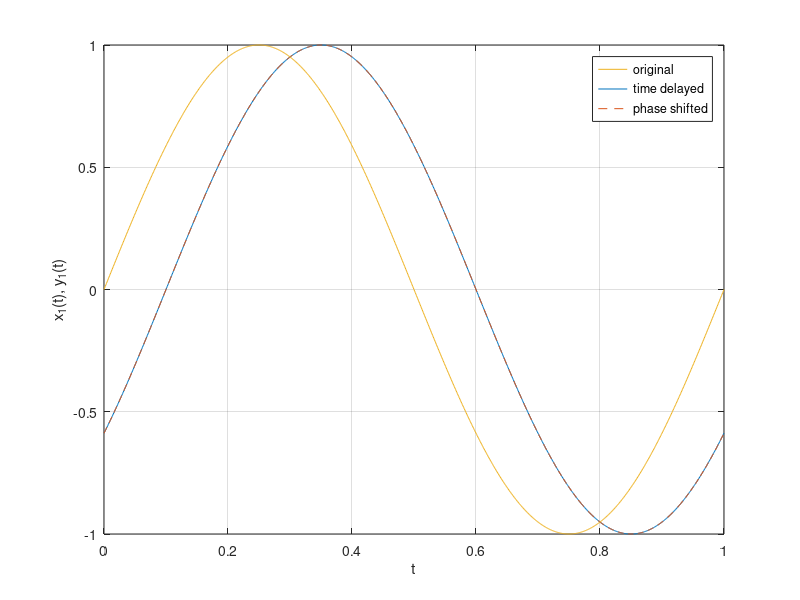
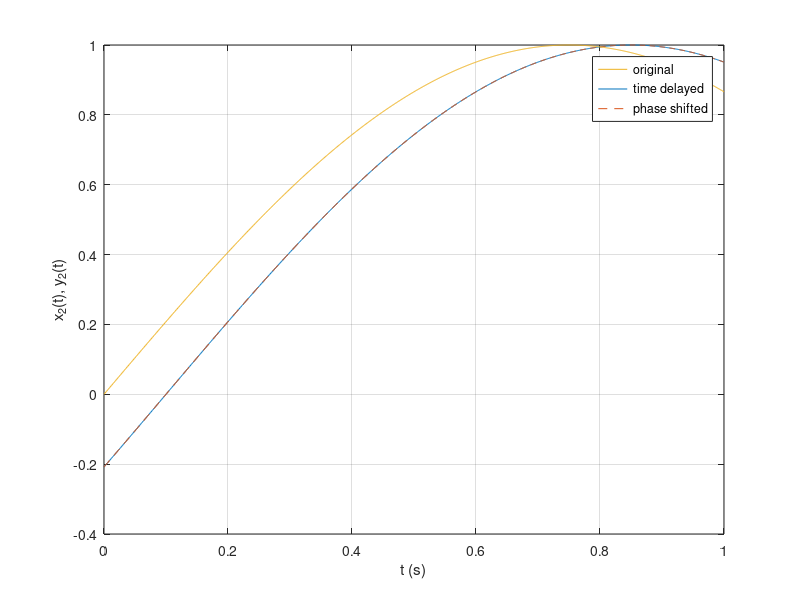

Reproduce these figures in MATLAB, in order.
t = 0:0.001:1;

f_1 = 1;
f_2 = 1/3;
phase_shift_1 = -0.2 * pi;
phase_shift_2 = -1/15 * pi;

original_1 = @(t) sin(2 * pi * f_1 * t);
time_delayed_1 = @(t) original_1(t - 0.1);
phase_shifted_1 = @(t) sin(2 * pi * f_1 * t + phase_shift_1);

original_2 = @(t) sin(2 * pi * f_2 * t);
time_delayed_2 = @(t) original_2(t - 0.1);
phase_shifted_2 = @(t) sin(2 * pi * f_2 * t + phase_shift_2);

figure();

ptd_1 = plot(t, time_delayed_1(t)); hold on;
pps_1 = plot(t, phase_shifted_1(t), "--"); hold on;
po_1 = plot(t, original_1(t)); hold off;
grid on;

legend([po_1, ptd_1, pps_1], 'original', 'time delayed', 'phase shifted');
xlabel('t');
ylabel('x_1(t), y_1(t)');

print -depsc ex3_1.eps

figure();

ptd_2 = plot(t, time_delayed_2(t)); hold on;
pps_2 = plot(t, phase_shifted_2(t), "--"); hold on;
po_2 = plot(t, original_2(t)); hold off;
grid on;

legend([po_2, ptd_2, pps_2], 'original', 'time delayed', 'phase shifted');
xlabel('t (s)')
ylabel('x_2(t), y_2(t)');

print -depsc ex3_2.eps
